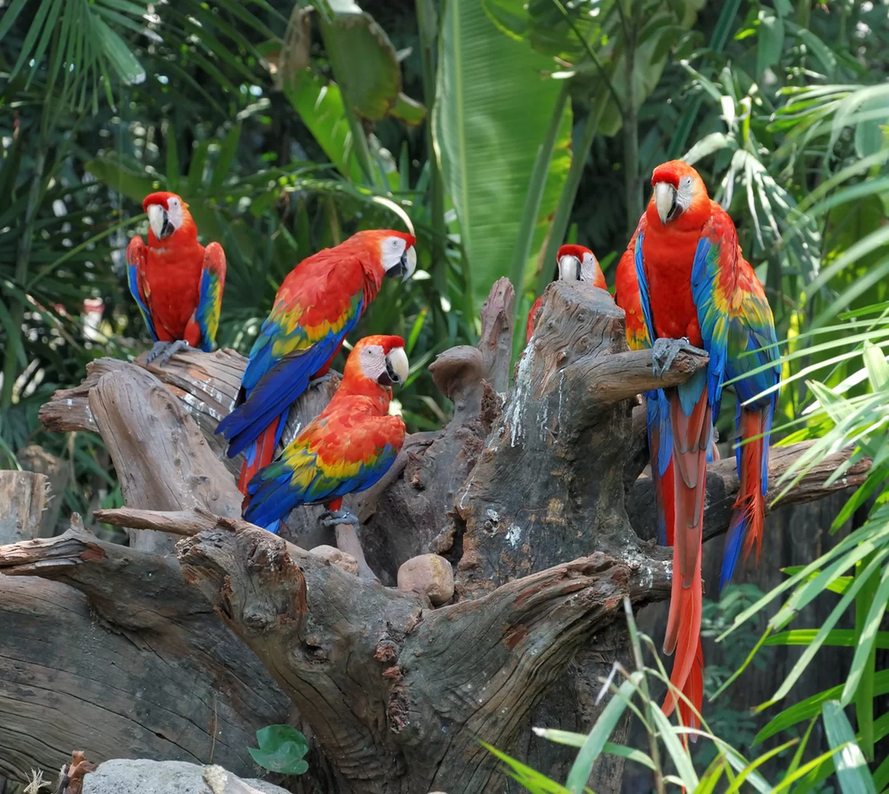
//> input picture Parrot.png, 889 x 794 px, shrunk from 1119 x 1000 before the run
$ ./simulation   (built with g++ and OpenCV 4)
//> lines starting //> are read from the running program, lines starting //| are printed output that depends on the picture
#include <opencv2/opencv.hpp>
#include <opencv2/imgproc.hpp>

using namespace cv;
using namespace std;

/**======================================================================================
 Simulation 1   : Jinmi Lee, Wellington Pinheiro dos Santos
 Paper          : An Adaptive Fuzzy-Based System to Simulate, Quantify, and Compensate Color Blindness
 Based on Dalton.
 RGB --> LMS --> RGB
//======================================================================================**/

void dalton_protanopia(const Mat &testcolor, Mat &protan, int rows, int cols)
{
	for (int i = 0; i < testcolor.rows; i++) {
		for (int j = 0; j < testcolor.cols; j++) {

			float R = pow(testcolor.at<Vec3b>(i, j)[2], 2.2);
			float G = pow(testcolor.at<Vec3b>(i, j)[1], 2.2);
			float B = pow(testcolor.at<Vec3b>(i, j)[0], 2.2);

			float L =	(17.8824 * R) + (43.5161 * G) + ( 4.1194 * B) ;
			float M =	( 3.4557 * R) + (27.1554 * G) + ( 3.8671 * B) ;
			float S =	( 0.0300 * R) + ( 0.1843 * G) + ( 1.4671 * B) ;


			//protan transformation
			float l = 0 * L + 2.0234 * M + -2.5258 * S;
			float m = 0 * L +      1 * M +       0 * S;
			float s = 0 * L +      0 * M +       1 * S;

			float R1 = (  0.0809 * l) + ( -0.1305 * m) + (  0.1167 * s);
			float G1 = ( -0.0102 * l) + (  0.0540 * m) + ( -0.1136 * s);
			float B1 = ( -0.0004 * l) + ( -0.0041 * m) + (  0.6935 * s);

			protan.at<Vec3b>(i, j)[2] = pow(R1, (1.0 / 2.2));
			protan.at<Vec3b>(i, j)[1] = pow(G1, (1.0 / 2.2));
			protan.at<Vec3b>(i, j)[0] = pow(B1, (1.0 / 2.2));

		}
	}
}


void dalton_deuteranopia(const Mat &testcolor, Mat &deutan, int rows, int cols)
{
	for (int i = 0; i < testcolor.rows; i++) {
		for (int j = 0; j < testcolor.cols; j++) {

			float R = pow(testcolor.at<Vec3b>(i, j)[2], 2.2);
			float G = pow(testcolor.at<Vec3b>(i, j)[1], 2.2);
			float B = pow(testcolor.at<Vec3b>(i, j)[0], 2.2);

			float L =	(17.8824 * R) + (43.5161 * G) + ( 4.1194 * B) ;
			float M =	( 3.4557 * R) + (27.1554 * G) + ( 3.8671 * B) ;
			float S =	( 0.0300 * R) + ( 0.1843 * G) + ( 1.4671 * B) ;

			//deutan transformation
			float l =      1 * L + 0 * M +      0 * S;
			float m = 0.4942 * L + 0 * M + 1.2483 * S;
			float s =      0 * L + 0 * M +      1 * S;


			float R1 = (  0.0809 * l) + ( -0.1305 * m) + (  0.1167 * s);
			float G1 = ( -0.0102 * l) + (  0.0540 * m) + ( -0.1136 * s);
			float B1 = ( -0.0004 * l) + ( -0.0041 * m) + (  0.6935 * s);

			deutan.at<Vec3b>(i, j)[2] = pow(R1, (1.0 / 2.2));
			deutan.at<Vec3b>(i, j)[1] = pow(G1, (1.0 / 2.2));
			deutan.at<Vec3b>(i, j)[0] = pow(B1, (1.0 / 2.2));
		}
	}
}

/**======================================================================================
 Simulation 2   : Brettel, Viénot, Mollon
 Paper          : Digital Video Colourmaps for Checking the Legibility of Displays by Dichromats
 RGB --> LMS --> XYZ --> RGB
======================================================================================**/

void bvm_protanopia(const Mat &testcolor, Mat &protan, int rows, int cols)
{
	for (int i = 0; i < testcolor.rows; i++) {
		for (int j = 0; j < testcolor.cols; j++) {

			float R = pow(testcolor.at<Vec3b>(i, j)[2], 2.2);
			float G = pow(testcolor.at<Vec3b>(i, j)[1], 2.2);
			float B = pow(testcolor.at<Vec3b>(i, j)[0], 2.2);

			float X =	(40.9568  * R) + (35.5041  * G) + (17.9167  * B);
			float Y =	(21.3389  * R) + (70.6743  * G) + ( 7.98680 * B);
			float Z =	( 1.86297 * R) + (11.4620  * G) + (91.2367  * B);

			float L = ( 0.15514 * X) +  (0.54312 * Y) + (-0.03286 * Z);
			float M = (-0.15514 * X) +  (0.45684 * Y) + ( 0.03286 * Z);
			float S = (       0 * X) + (      0 * Y) + ( 0.01608 * Z);

			//protan transformation
			float l = 0 * L + 2.02344 * M + -2.52581 * S;
			float m = 0 * L +       1 * M +        0 * S;
			float s = 0 * L +       0 * M +        1 * S;


			float R1 = (  0.080944    * l) + ( -0.130504   * m) + (  0.116721 * s);
			float G1 = ( -0.0102485   * l) + (  0.0540194  * m) + ( -0.113615 * s);
			float B1 = ( -0.000365294 * l) + ( -0.00412163 * m) + (  0.693513 * s);


			protan.at<Vec3b>(i, j)[2] = pow(R1, (1.0 / 2.2));
			protan.at<Vec3b>(i, j)[1] = pow(G1, (1.0 / 2.2));
			protan.at<Vec3b>(i, j)[0] = pow(B1, (1.0 / 2.2));

		}
	}
}

void bvm_deuteranopia(const Mat &testcolor, Mat &deutan, int rows, int cols)
{
	for (int i = 0; i < testcolor.rows; i++) {
		for (int j = 0; j < testcolor.cols; j++) {

			float R = pow(testcolor.at<Vec3b>(i, j)[2], 2.2);
			float G = pow(testcolor.at<Vec3b>(i, j)[1], 2.2);
			float B = pow(testcolor.at<Vec3b>(i, j)[0], 2.2);

			float X =	(40.9568  * R) + (35.5041  * G) + (17.9167  * B);
			float Y =	(21.3389  * R) + (70.6743  * G) + ( 7.98680 * B);
			float Z =	( 1.86297 * R) + (11.4620  * G) + (91.2367  * B);

			float L = ( 0.15514 * X) + (0.54312 * Y) + (-0.03286 * Z);
			float M = (-0.15514 * X) + (0.45684 * Y) + ( 0.03286 * Z);
			float S = (       0 * X) + (      0 * Y) + ( 0.01608 * Z);

			//deutan transformation
			float l =      1 * L + 0 * M +      0 * S;
			float m = 0.4942 * L + 0 * M + 1.2483 * S;
			float s =      0 * L + 0 * M +      1 * S;


			float R1 = (  0.080944    * l) + ( -0.130504   * m) + (  0.116721 * s);
			float G1 = ( -0.0102485   * l) + (  0.0540194  * m) + ( -0.113615 * s);
			float B1 = ( -0.000365294 * l) + ( -0.00412163 * m) + (  0.693513 * s);


			deutan.at<Vec3b>(i, j)[2] = pow(R1, (1.0 / 2.2));
			deutan.at<Vec3b>(i, j)[1] = pow(G1, (1.0 / 2.2));
			deutan.at<Vec3b>(i, j)[0] = pow(B1, (1.0 / 2.2));

		}
	}
}


/**======================================================================================
 Conversion sRGB --> XYZ
 Transformation based on :  (1) docs.opencv.org/3.1.0/de/d25/imgproc_color_conversions.html
                            (2) www.brucelindbloom.com/index.html?Eqn_xyY_to_XYZ.html

 ======================================================================================**/

void RGBtoXYZ(const Mat &testcolor, Mat &toXYZ, int rows, int cols)
{
    for (int i = 0; i < testcolor.rows; i++) {
        for (int j = 0; j < testcolor.cols; j++) {

            float R = pow(testcolor.at<Vec3b>(i, j)[2], 2.2);
            float G = pow(testcolor.at<Vec3b>(i, j)[1], 2.2);
            float B = pow(testcolor.at<Vec3b>(i, j)[0], 2.2);

            //RGB --> XYZ
            float X =    (0.412453 * R) + (0.357580 * G) + (0.180423 * B);
            float Y =    (0.212671 * R) + (0.715160 * G) + (0.072169 * B);
            float Z =    (0.019334 * R) +  (0.119193 * G) + (0.950227 * B);

            // normalization XYZ --> xyY
             float x = X/(X+Y+Z);
             float y = Y/(X+Y+Z);
             float z = Z/(X+Y+Z);


            //xyY --> XYZ
             float X2 = (x * Y)/y;
             float Y2 =  Y;
             float Z2 = (1-x-y)*Y/y;

            //XYZ --> RGB
            float R1 = (  3.240479 * X2) + ( -1.53715  * Y2) + ( -0.498535 * Z2);
            float G1 = ( -0.969256 * X2) + (  1.875991 * Y2) + (  0.041556 * Z2);
            float B1 = (  0.055648 * X2) + ( -0.204043 * Y2) + (  1.057311 * Z2);

            toXYZ.at<Vec3b>(i, j)[2] = pow(R1, (1.0 / 2.2));
            toXYZ.at<Vec3b>(i, j)[1] = pow(G1, (1.0 / 2.2));
            toXYZ.at<Vec3b>(i, j)[0] = pow(B1, (1.0 / 2.2));
        }
    }
}

int main(int argv, char** argc){
	Mat testcolor = imread("parrot.png", IMREAD_COLOR);
//> testcolor is the input picture: 794 rows x 889 cols, CV_8UC3; mean B, G, R 74.3, 92.8, 86.5
    //FOR WINDOWS --> CV_LOAD_IMAGE_COLOR);

	int rows = testcolor.rows;
//> rows = 794
	int cols = testcolor.cols;
//> cols = 889

	//CVD Simulation
	Mat protanimg(rows, cols, CV_8UC3);
	Mat deutanimg(rows, cols, CV_8UC3);
    Mat toXYZ(rows, cols, CV_8UC3);

    //Dalton Simulation
	dalton_protanopia(testcolor, protanimg, rows, cols);
//> after the loop in dalton_protanopia, `for (int i = 0; i < testcolor.rows; i++)`:
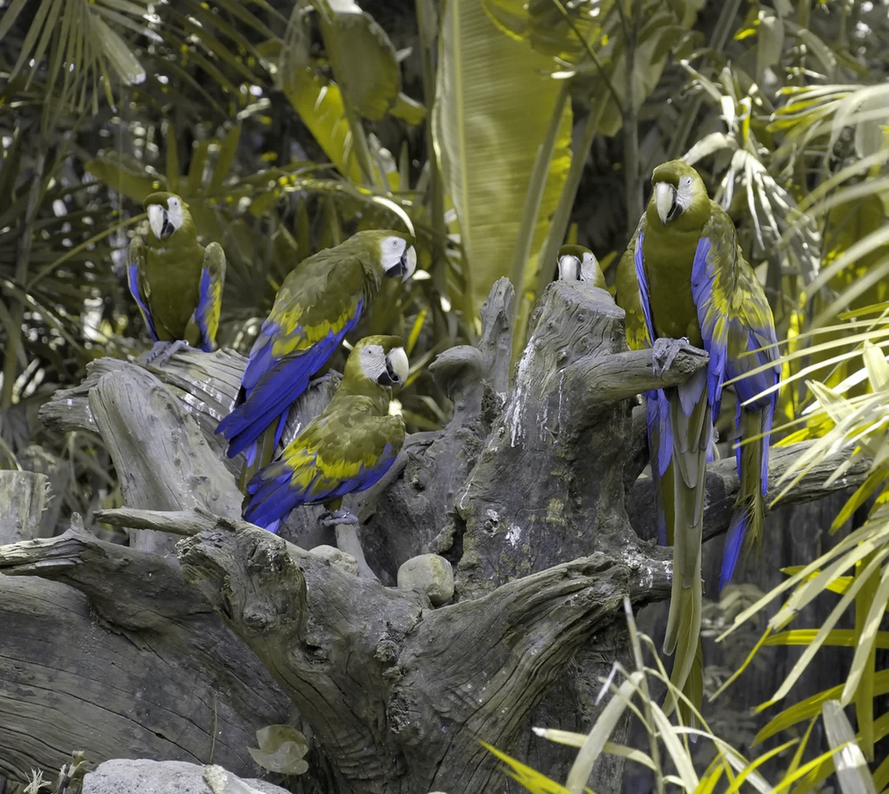
//> protan: 794 rows x 889 cols, CV_8UC3; mean B, G, R 73.4, 92.9, 92.6
    dalton_deuteranopia(testcolor, deutanimg, rows, cols);
//> after the loop in dalton_deuteranopia, `for (int i = 0; i < testcolor.rows; i++)`:
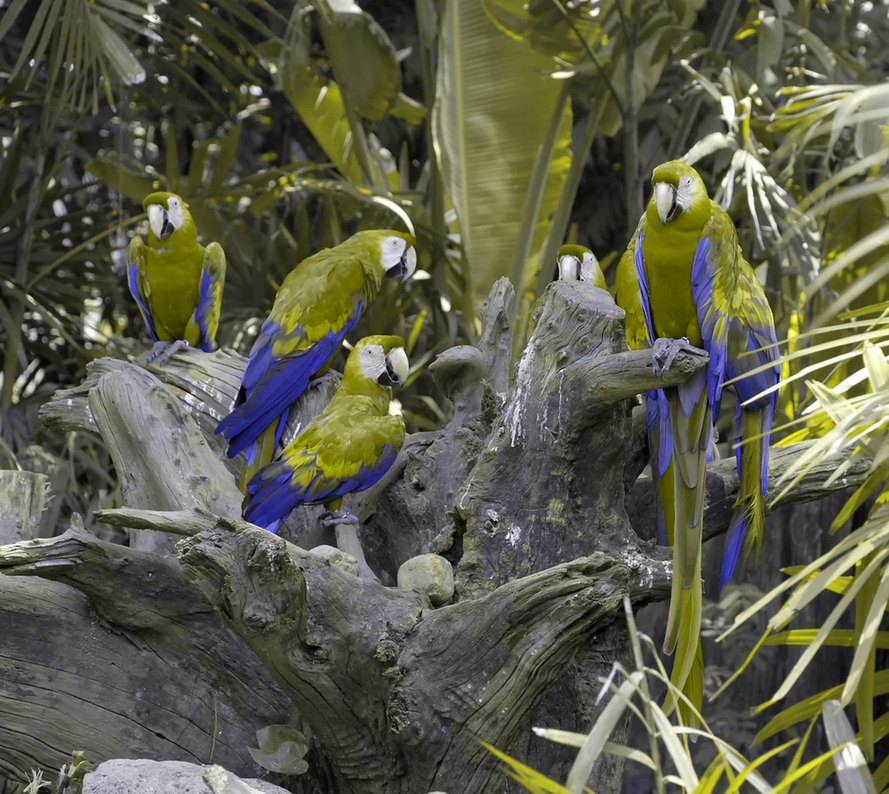
//> deutan: 794 rows x 889 cols, CV_8UC3; mean B, G, R 73.5, 92.5, 92.3
	imwrite("dalton_protan.jpg", protanimg);
    imwrite("dalton_deutan.jpg", deutanimg);

    //BVM Simulation
    bvm_protanopia(testcolor, protanimg, rows, cols);
    bvm_deuteranopia(testcolor, deutanimg, rows, cols);
    imwrite("bvm_protan.jpg", protanimg);
    imwrite("bvm_deutan.jpg", deutanimg);


	// [12 lines of commented-out code are left out]

	return(0);
}
